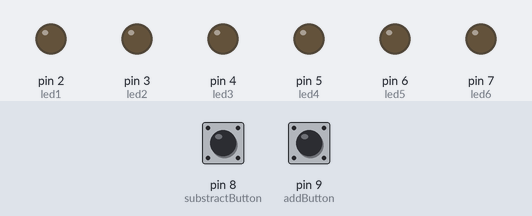
A sketch run on a simulated Arduino Uno, built with avr-gcc and run on an emulated ATmega328P. Shown: output pins drawn as LEDs (lit = HIGH). The inputs (shaded band) are chosen by the test bench; at power-on: pin 9 (addButton) HIGH, pin 8 (substractButton) HIGH.

Above: at 1.2 s.
1.3 s: pin 9 (addButton) pulled LOW for 1 s
At 3.1 s:
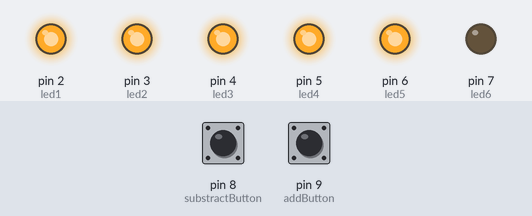
3.8 s: pin 9 (addButton) pulled LOW for 0.15 s
At 4.4 s:
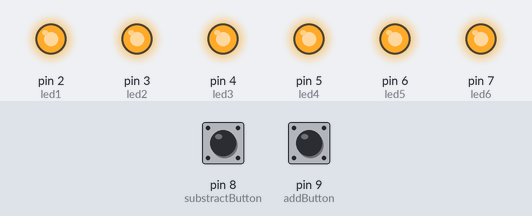
5.5 s: pin 8 (substractButton) pulled LOW for 0.15 s
At 6.9 s:
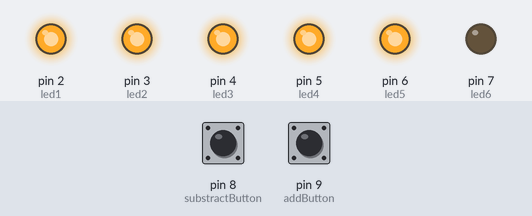
7.2 s: pin 8 (substractButton) pulled LOW for 1 s
At 7.5 s:
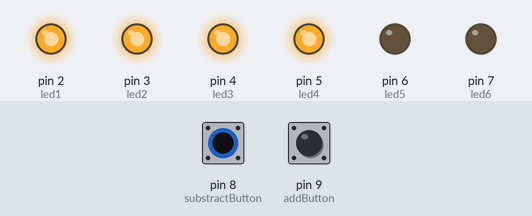
Timing chart, 0 to 10.2 s (numbered marks = the images above; inputs shaded):
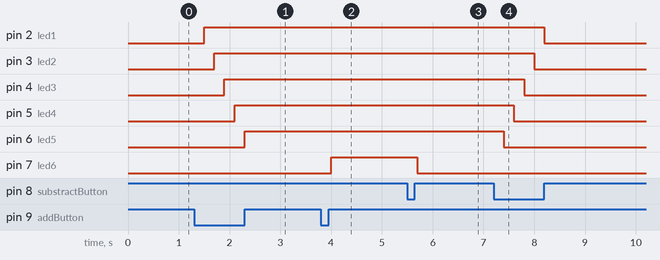

Measured:
- after the input at 1.3 s, pin 2 (led1): LOW → HIGH after 0.20 s; pin 3 (led2): LOW → HIGH after 0.40 s; pin 4 (led3): LOW → HIGH after 0.60 s; pin 5 (led4): LOW → HIGH after 0.80 s; pin 6 (led5): LOW → HIGH after 1.0 s
- after the input at 3.8 s, pin 7 (led6): LOW → HIGH after 0.20 s
- after the input at 5.5 s, pin 7 (led6): HIGH → LOW after 0.20 s
- after the input at 7.2 s, pin 2 (led1): HIGH → LOW after 1.0 s; pin 3 (led2): HIGH → LOW after 0.80 s; pin 4 (led3): HIGH → LOW after 0.60 s; pin 5 (led4): HIGH → LOW after 0.40 s; pin 6 (led5): HIGH → LOW after 0.20 s

The sketch:

Counter.ino
```cpp
const int led1 = 2;
const int led2 = 3;
const int led3 = 4;
const int led4 = 5;
const int led5 = 6;
const int led6 = 7;
const int substractButton = 8;
const int addButton = 9;

int counter = 0;

void setup() {
  // put your setup code here, to run once:
  pinMode(led1, OUTPUT);
  pinMode(led2, OUTPUT);
  pinMode(led3, OUTPUT);
  pinMode(led4, OUTPUT);
  pinMode(led5, OUTPUT);
  pinMode(led6, OUTPUT);
  pinMode(substractButton, INPUT_PULLUP);
  pinMode(addButton, INPUT_PULLUP);
}

void loop() {
  // put your main code here, to run repeatedly:
  if (digitalRead(substractButton) == LOW && counter > 0) {
    counter -= 1;
    delay(200);
  } else if (digitalRead(addButton) == LOW && counter < 6) {
    counter += 1;
    delay(200);
  }

  for (int i = 0; i < counter; i++) {
    digitalWrite(i + 2, HIGH);
  }

  for (int i = 5; i >= counter; i--) {
    digitalWrite(i + 2, LOW);
  }
}
```
